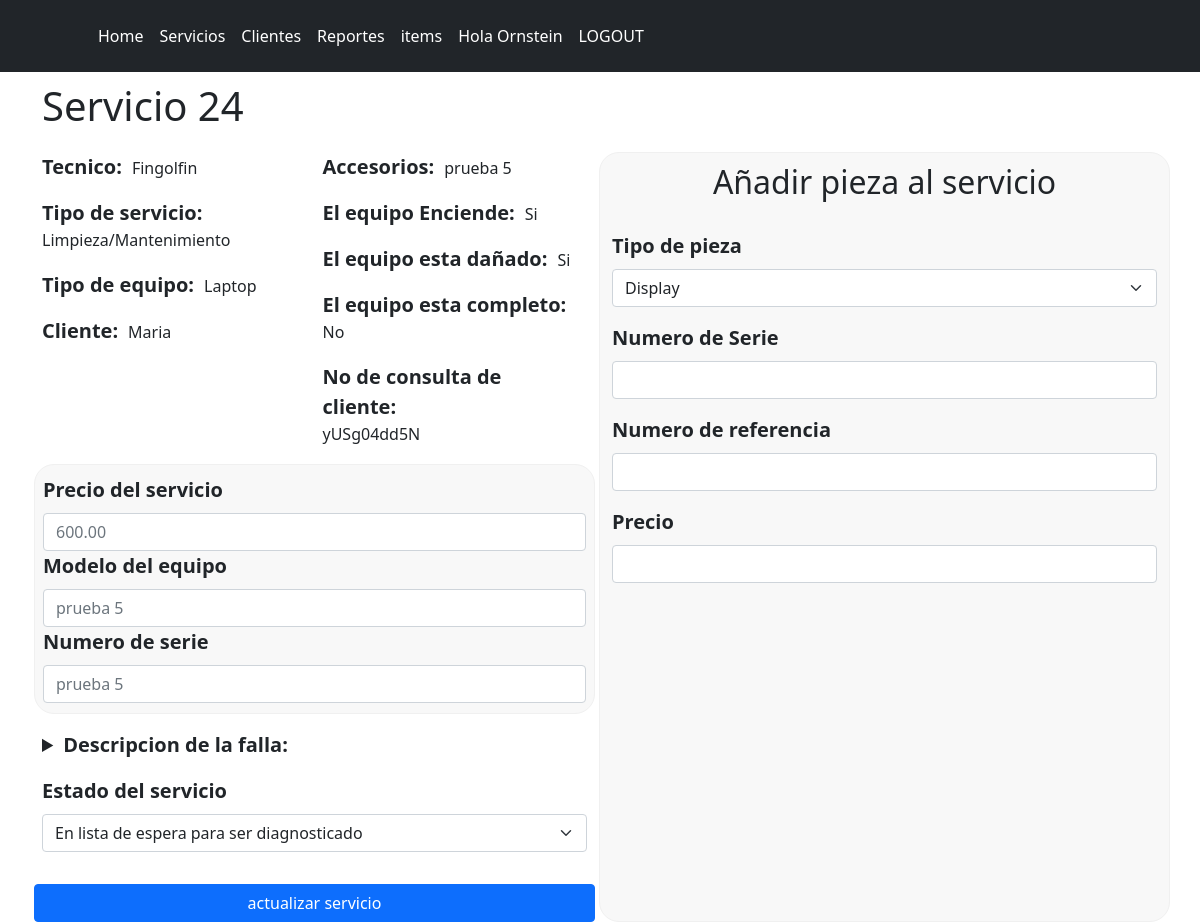
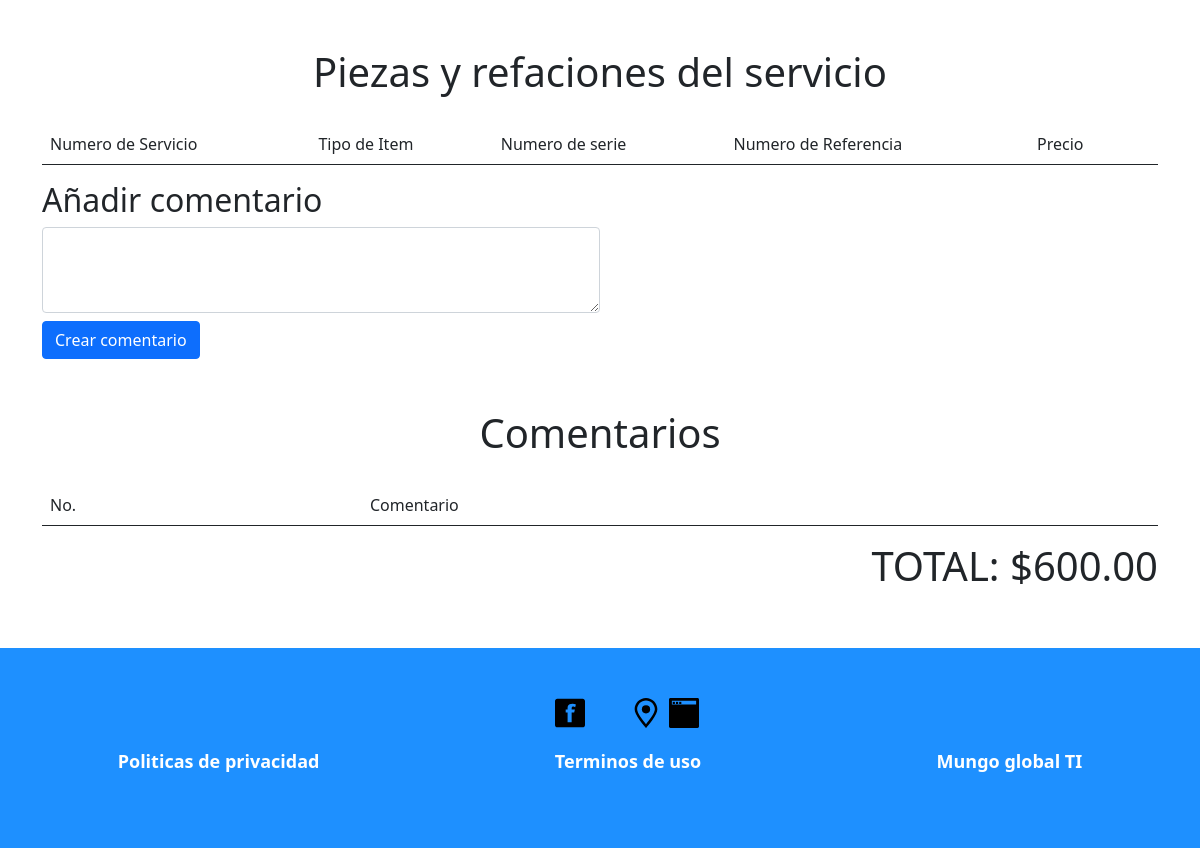
The app's page /services/update_service/24 (signed in) with its own data (2 pictures, top to bottom).
### feed/models.py (models this page shows, shortened)
class Service(models.Model):
    user = models.ForeignKey(User, on_delete = models.CASCADE)
    service_type = models.ForeignKey(TypeOfService, on_delete = models.DO_NOTHING)
    type_of_product = models.ForeignKey(TypeOfProduct, on_delete = models.DO_NOTHING)
    client = models.ForeignKey(Client, on_delete = models.CASCADE)
    status = models.ForeignKey(Status, on_delete = models.DO_NOTHING)
    model = models.CharField(max_length = 200, blank = True)
    serial_number = models.CharField(max_length = 200, blank = True)
    accesories = models.CharField(max_length = 200, blank = True)
    failure = models.TextField()
    is_working = models.BooleanField()
    is_damaged = models.BooleanField()
    is_complete = models.BooleanField()
    service_reference = models.CharField(max_length = 200)
    service_price = models.DecimalField(max_digits = 9, decimal_places = 2)
    client_pass = models.CharField(max_length = 200, unique = True)
    created = models.DateTimeField(auto_now_add = True)
    updated = models.DateTimeField(auto_now = True)

class TypeOfService(models.Model):
    name = models.CharField(max_length = 200, unique = True)
    price = models.DecimalField(max_digits = 9, decimal_places = 2)
    description = models.TextField()
    created = models.DateTimeField(auto_now_add = True)
    updated = models.DateTimeField(auto_now = True)
    def __str__(self):
        return self.name

class TypeOfProduct(models.Model):
    description = models.CharField(max_length = 200, unique = True)
    created = models.DateTimeField(auto_now_add = True)
    updated = models.DateTimeField(auto_now = True)
    def __str__(self):
        return self.description

class Client(models.Model):
    name = models.CharField(max_length = 200)
    company_name = models.CharField(max_length = 200, blank = True)
    email = models.CharField(max_length = 200, blank = True, unique = True)
    phonenumber = models.CharField(max_length = 200, blank = True)
    adress = models.TextField(blank = True)
    created = models.DateTimeField(auto_now_add = True)
    updated = models.DateTimeField(auto_now = True)
    def __str__(self):
        return self.name

class Status(models.Model):
    name = models.CharField(max_length = 200, unique = True)
    created = models.DateTimeField(auto_now_add = True)
    updated = models.DateTimeField(auto_now = True)

### feed/views.py (the view, shortened to what this page needs)
# urls.py: path("services/update_service/<int:service_id>", views.update_service, name = "update_service"),
def update_service(request, service_id):
    all_service_types = TypeOfService.objects.all()
    all_service_status = Status.objects.all()
    all_item_details = ItemDetail.objects.filter(service = service_id)
    all_items = Item.objects.all()
    price = 0
    for item in all_item_details:
        price = price + item.price
    service = Service.objects.get(pk = service_id)
    current_model = service.model
    current_serial_number = service.serial_number
    current_price = service.service_price
    current_status = service.status.name
    current_status_id = service.status.id
    price = price + service.service_price
    all_service_comments = ServiceComment.objects.filter(service = service_id)
    if service.is_working:
        working_si_no = "Si"
    else:
        working_si_no = "No"
    if service.is_damaged:
        damaged_si_no = "Si"
    else:
        damaged_si_no = "No"
    if service.is_complete:
        complete_si_no = "Si"
    else:
        complete_si_no = "No"
    return render(request, 'feed/update_service.html', {
        "all_item_details": all_item_details,
        "services_types" : all_service_types,
        "all_service_comments": all_service_comments,
        "service": service,
        "items": all_items,
        "working_si_no": working_si_no,
        "damaged_si_no": damaged_si_no,
        "complete_si_no": complete_si_no,
        "price": price,
        "status": all_service_status,
        "current_status": current_status,
        "current_status_id": current_status_id
    })

### feed/templates/feed/update_service.html (shortened to what this page needs)
{% extends 'feed/index.html' %}
{% block content %}
{% if user.is_authenticated %}
<div class="container">
    <h1 class="update_service-title">Servicio {{ service.id }}</h1>
    <div class="row">
        <div class="col">
            <form class="row g-3" method="POST" action="{% url 'update_service' service.id  %}">
                <div class="col-md-6 pb-0 mb-0">
                    <div class="update_service-form-title">
                        <p class="update_service-form-title-key">Tecnico:</p> <p class="update_service-form-title-value">{{ service.user }}</p>
                    </div>
                    <div class="update_service-form-title">
                        <p class="update_service-form-title-key">Tipo de servicio:</p> <p class="update_service-form-title-value">{{ service.service_type }}</p>
                    </div>
                    <div class="update_service-form-title">
                        <p class="update_service-form-title-key">Tipo de equipo:</p> <p class="update_service-form-title-value">{{ service.type_of_product }}</p>
                    </div>
                    <div class="update_service-form-title">
                        <p class="update_service-form-title-key">Cliente:</p> <p class="update_service-form-title-value">{{ service.client }}</p>
                    </div>
                </div>
                <div class="col-md-6 pb-0 mb-0">
                    <div class="update_service-form-title">
                        <p class="update_service-form-title-key">Accesorios:</p> <p class="update_service-form-title-value">{{ service.accesories }}</p>
                    </div>
                    <div class="update_service-form-title">
                        <p class="update_service-form-title-key">El equipo Enciende:</p> <p class="update_service-form-title-value">{{ working_si_no }}</p>
                    </div>
                    <div class="update_service-form-title">
                        <p class="update_service-form-title-key">El equipo esta dañado:</p> <p class="update_service-form-title-value">{{ damaged_si_no }}</p>
                    </div>
                    <div class="update_service-form-title">
                        <p class="update_service-form-title-key">El equipo esta completo:</p> <p class="update_service-form-title-value">{{ complete_si_no }}</p>
                    </div>
                    <div>
                        <p class="update_service-form-title-key">No de consulta de cliente:</p> <p class="update_service-form-title-value">{{ service.client_pass }}</p>
                    </div>
                </div>
                <div class="update_service-form-fields-to-update">
                    <div class="update_service-form-price">
                        <label for="inputEmail4" class="form-label update_service-form-title-key-select-field" >Precio del servicio</label>
                        <input type="text" class="form-control" {% if not user.is_superuser and not user.is_staff %} disabled {%endif%} id="inputEmail4" name="price" placeholder="{{service.service_price}}">
                    </div>
                    <div>
                        <label for="inputEmail4" class="form-label update_service-form-title-key-select-field">Modelo del equipo</label>
                        <input type="text" class="form-control" {% if not user.is_superuser and not user.is_staff %} disabled {%endif%} id="inputEmail4" name="model" placeholder="{{service.model}}">
                    </div>
                    <div>
                        <label for="inputEmail4" class="form-label update_service-form-title-key-select-field">Numero de serie</label>
                        <input type="text" class="form-control" {% if not user.is_superuser and not user.is_staff %} disabled {%endif%} id="inputEmail4" name="serial" placeholder="{{service.serial_number}}">
                    </div>
                </div>
                <div>
                    <details>
                    <summary class="update_service-form-title-key-select-field">Descripcion de la falla:</summary>
                    <p>{{ service.failure }}</p><br>
                    </details>
                </div>
                <div class="mb-3">
                    <label for="exampleInputEmail1" class="form-label update_service-form-title-key-select-field">Estado del servicio</label>
                    <select class="form-select" aria-label="Default select example" value="{{stat.id}}" id="stat" name="stat" >
                        <option disabled selected name="option15" {% if not user.is_superuser or not user.is_staff %} disabled {%endif%} value="{{ current_status_id }}">{{ current_status }}</option>
                    </select>
                </div>
                {% if user.is_superuser or user.is_staff %}
                <button type="submit" class="btn btn-primary">actualizar servicio</button>
                {%endif%}
            </form>
        </div>
        <div class="col update_service-form-fields-to-update">
            <form method="POST" action="{% url 'update_service' service.id  %}">
                <h2 class="update_service-form-add-title">Añadir pieza al servicio</h2>
                <div class="mb-3">
                    <label for="exampleInputEmail1" class="form-label update_service-form-title-key-select-field">Tipo de pieza</label>
                    <select class="form-select" aria-label="Default select example" value="{{ item.id }}" id="item" name="item">
                    {% for item in items %}
                        <option name="option5" value="{{ item.id }}">{{ item.type_of_item }}</option>
                    {% endfor %}
                    </select>
                </div>
                <div class="mb-3">
                    <label for="exampleInputEmail1" class="form-label update_service-form-title-key-select-field">Numero de Serie </label>
                    <input type="text" class="form-control" id="exampleInputEmail1" aria-describedby="emailHelp" name="serial_number" required>
                </div>
                <div class="mb-3">
                    <label for="exampleInputEmail1" class="form-label update_service-form-title-key-select-field">Numero de referencia</label>
                    <input type="text" class="form-control" id="exampleInputEmail1" aria-describedby="emailHelp" name="reference" required>
                </div>
                <div class="mb-3">
                    <label for="exampleInputPassword1" class="form-label update_service-form-title-key-select-field">Precio</label>
                    <input type="number" class="form-control" id="exampleInputPassword1" name="price" min="1" required>
                </div>
            </form>
        </div>
    </div>
    <h1 class="update_service-title2">Piezas y refaciones del servicio</h1>
    <table class="table">
        <thead>
            <tr>
                <th scope="col">Numero de Servicio</th>
                <th scope="col">Tipo de Item</th>
                <th scope="col">Numero de serie</th>
                <th scope="col">Numero de Referencia</th>
                <th scope="col">Precio</th>
                <th scope="col"></th>
                </tr>
        </thead>
    </table>
    {% if user.is_superuser or user.is_staff %}
    <form method="POST" action="{% url 'update_service' service.id  %}">
        <h2>Añadir comentario</h2>
        <div class="col-md-6 pb-2">
            <div>
                <textarea class="form-control" id="exampleFormControlTextarea1" rows="3" name="comment"></textarea>
            </div>
        </div>
        <button type="submit" class="btn btn-primary">Crear comentario</button>
        </form>
    {% endif %}
    <h1 class="update_service-title2">Comentarios</h1>
    <table class="table">
        <thead>
            <tr>
                <th scope="col">No.</th>
                <th scope="col">Comentario</th>
                </tr>
        </thead>
    </table>
    <div class="update_service-total">
        <h1>TOTAL: ${{ price }}</h1>
    </div>
</div>
{% else %}
    <h1>Inicia Sesion</h1>
{% endif %}
{% endblock %}

### feed/templates/feed/index.html (shortened to what this page needs)
{% load static %}
<!DOCTYPE html>
<html lang="en">
<head>
    <link rel="stylesheet" href="{% static 'reset.css' %}">
    <link href="https://cdn.jsdelivr.net/npm/bootstrap@5.0.2/dist/css/bootstrap.min.css" rel="stylesheet">
    <link rel="stylesheet" href="{% static 'index.css' %}">
    <link rel="stylesheet" href="{% static 'login.css' %}">
    <link rel="stylesheet" href="{% static 'home.css' %}">
    <link rel="stylesheet" href="{% static 'services.css' %}">
    <link rel="stylesheet" href="{% static 'clients.css' %}">
    <link rel="stylesheet" href="{% static 'service_status.css' %}">
    <link rel="stylesheet" href="{% static 'new_item.css' %}">
    <link rel="stylesheet" href="{% static 'items.css' %}">
    <link rel="stylesheet" href="{% static 'update_service.css' %}">
    <link rel="stylesheet" href="{% static 'service_detail.css' %}">
    <link rel="stylesheet" href="{% static 'new_service.css' %}">
    <link rel="stylesheet" href="{% static 'reports.css' %}">
    <link rel="stylesheet" href="{% static 'footer.css' %}">
</head>
<body>
    <header class="p-3 bg-dark text-white">
        <div class="container">
            <div class="d-flex flex-wrap align-items-center justify-content-center justify-content-lg-start">
            <a href="/" class="d-flex align-items-center mb-2 mb-lg-0 text-white text-decoration-none">
                <svg class="bi me-2" width="40" height="32" role="img" aria-label="Bootstrap"><use xlink:href="#bootstrap"/></svg>
            </a>
                <div class="div-menu">
                    <div class="div-menu-each">
                        <ul class="nav col-12 col-lg-auto me-lg-auto mb-2 justify-content-center mb-md-0">
                            <li><a href="/home/" class="nav-link px-2 text-white">Home</a></li>
                            <li><a href="/services/" class="nav-link px-2 text-white">Servicios</a></li>
                            <li><a href="/clients/" class="nav-link px-2 text-white">Clientes</a></li>
                            {% if user.is_superuser or user.is_staff %}
                            <li><a href="/reports/" class="nav-link px-2 text-white">Reportes</a></li>
                            {% endif %}
                            <li> <a href="/items/" class="nav-link px-2 text-white">items</a></li>
                        </ul>
                    </div>
                    <div class="div-menu-each">
                        <ul class="nav col-12 col-lg-auto me-lg-auto mb-2 flex-end mb-md-0">
                        {% if user.is_authenticated %}
                            <li><a href="" class="nav-link px-2 text-white">Hola {{ user.username }}</a></li>
                            <li><a href="/logout/" class="nav-link px-2 text-white">LOGOUT</a></li>
                            {% else %}
                            <li><a href="/login/" class="nav-link px-2 text-white">LOGIN</a></li>
                        {% endif %}
                        </ul>
                    </div>
                </div>
            </div>
        </div>
    </header>
    {% block content %}{% endblock %}
    <footer>
        <div class="footer-div">
            <div class="footer-div-img">
                <img class="footer-image" src="{% static 'feed/images/facebook.svg' %}" alt="">
                <img class="footer-image" src="{% static 'feed/images/instagram.svg' %}" alt="">
                <img class="footer-image" src="{% static 'feed/images/location.svg' %}" alt="">
                <img class="footer-image" src="{% static 'feed/images/webpage.svg' %}" alt="">
            </div>
            <div class="footer-div-text">
                <div><p class="footer-text">Politicas de privacidad</p></div>
                <div><p class="footer-text">Terminos de uso</p></div>
                <div><p class="footer-text">Mungo global TI</p></div>
            </div>
        </div>
    </footer>
</body>
</html>

### records on screen
Service: id "24", user "Fingolfin", service_type "Limpieza/Mantenimiento", type_of_product "Laptop", client "Maria", accesories "prueba 5", client_pass "yUSg04dd5N", price "600.00", model "prueba 5", serial "prueba 5"

### other values on screen
{{ user.username }} "Ornstein"
{{ working_si_no }} "Si"
{{ damaged_si_no }} "Si"
{{ complete_si_no }} "No"
{{ price }} "600.00"
form field item "Display"
